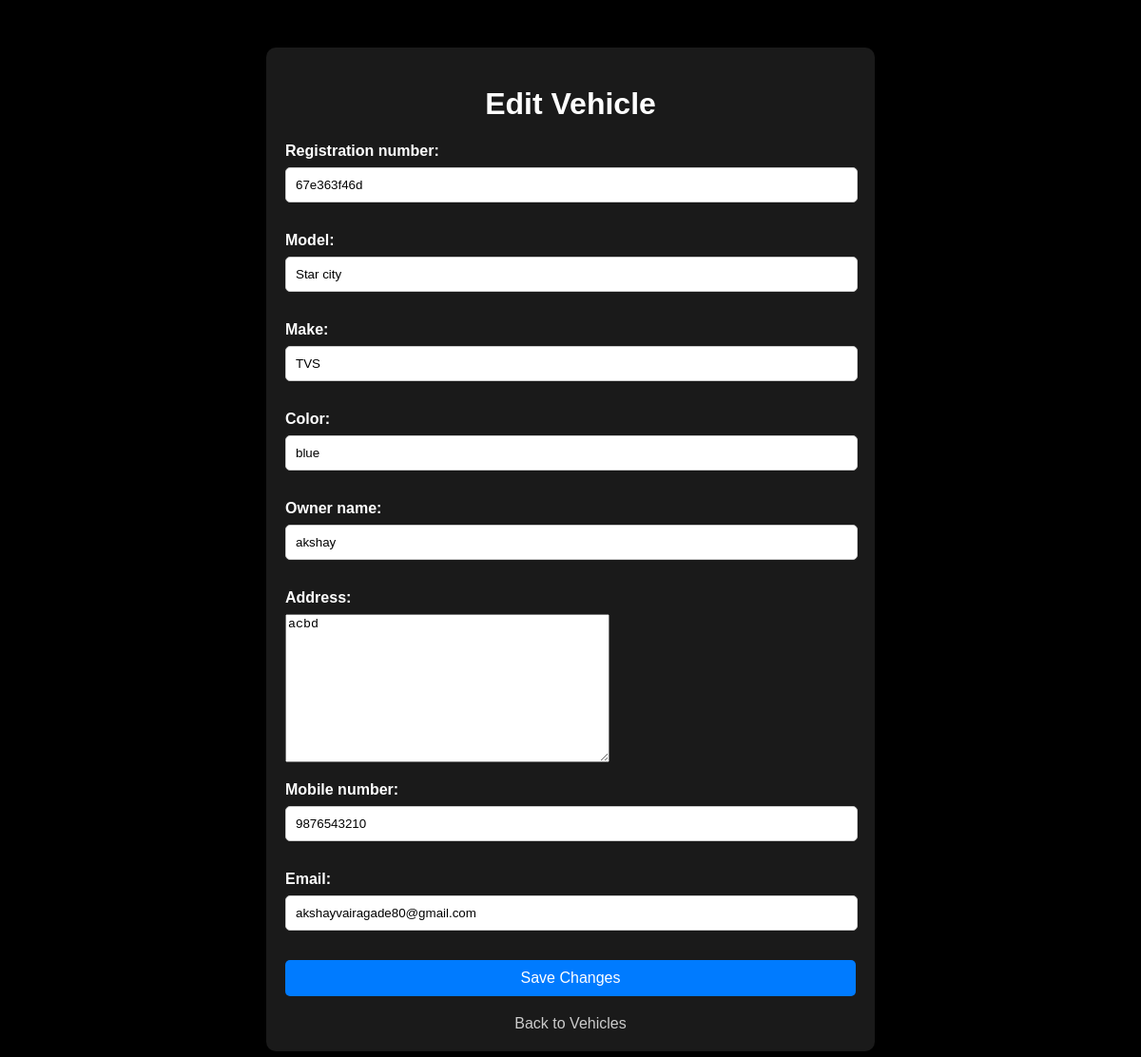
Page /vehicles/edit/1/ (signed in) on the committed database.
### vehicles/models.py (models this page shows, shortened)
class Vehicle(models.Model):
    owner = models.ForeignKey(User, on_delete=models.CASCADE)
    owner_name = models.CharField(max_length=100,default=None,null=True)
    address = models.TextField(default=None,null=True)
    mobile_number = models.CharField(max_length=15,default=None,null=True)
    email = models.EmailField(default=None,null=True)
    registration_number = models.CharField(max_length=100, unique=True)
    model = models.CharField(max_length=100)
    make = models.CharField(max_length=100)
    color = models.CharField(max_length=50)
    registered_on = models.DateTimeField(auto_now_add=True)

### vehicles/views.py (the view)
# urls.py: path('vehicles/edit/<int:pk>/', views.edit_vehicle, name='edit_vehicle'),
@login_required
def edit_vehicle(request, pk):
    vehicle = get_object_or_404(Vehicle, pk=pk, owner=request.user)
    if request.method == 'POST':
        form = VehicleForm(request.POST, instance=vehicle)
        if form.is_valid():
            form.save()
            return redirect('vehicle_list')
    else:
        form = VehicleForm(instance=vehicle)
    return render(request, 'edit_vehicle.html', {'form': form})

### vehicles/forms.py
class VehicleForm(forms.ModelForm):
    class Meta:
        model = Vehicle
        fields = [
            'registration_number', 'model', 'make', 'color',
            'owner_name', 'address', 'mobile_number', 'email'
        ]

### templates/edit_vehicle.html (shortened to what this page needs)
<!DOCTYPE html>
<html>
<head>
</head>
<body>
    <div class="container">
        <h1>Edit Vehicle</h1>
        <form method="post">
            {{ form.as_p }}
            <button type="submit">Save Changes</button>
        </form>
        <a href="{% url 'vehicle_list' %}" class="back-link">Back to Vehicles</a>
    </div>
</body>
</html>

### templates/edit_vehicle.html (style rules this page uses)
body { background-color: black; color: white; font-family: Arial, sans-serif; margin: 0; padding: 0; }
.container { max-width: 600px; margin: 50px auto; padding: 20px; background-color: rgba(255, 255, 255, 0.1); border-radius: 10px; }
h1 { text-align: center; }
form { margin-top: 20px; }
form label { display: block; margin-bottom: 8px; font-weight: bold; }
form input[type="text"], form input[type="email"] { width: calc(100% - 20px); padding: 10px; border: 1px solid #ccc; border-radius: 5px; margin-bottom: 15px; }
form button { display: block; width: 100%; padding: 10px; background-color: #007bff; color: white; border: none; border-radius: 5px; cursor: pointer; font-size: 16px; }
.back-link { display: block; text-align: center; margin-top: 20px; color: #ccc; text-decoration: none; }

### rows in the picture
Vehicle: registration_number "67e363f46d", model "Star city", make "TVS", color "blue", owner_name "akshay", address "acbd", mobile_number "9876543210", email "akshayvairagade80@gmail.com"
